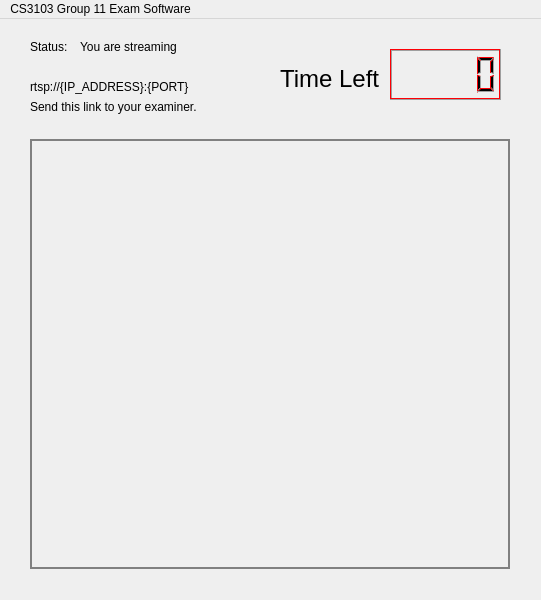
<?xml version="1.0" encoding="UTF-8"?>
<ui version="4.0">
 <class>MainWindow</class>
 <widget class="QMainWindow" name="MainWindow">
  <property name="geometry">
   <rect>
    <x>0</x>
    <y>0</y>
    <width>541</width>
    <height>600</height>
   </rect>
  </property>
  <property name="windowTitle">
   <string>Exam Software</string>
  </property>
  <widget class="QWidget" name="centralwidget">
   <widget class="QStackedWidget" name="question_stackedWidget">
    <property name="geometry">
     <rect>
      <x>30</x>
      <y>120</y>
      <width>480</width>
      <height>430</height>
     </rect>
    </property>
    <property name="autoFillBackground">
     <bool>false</bool>
    </property>
    <property name="styleSheet">
     <string notr="true">border: 1px solid gray</string>
    </property>
    <widget class="QWidget" name="question_stackedWidgetPage1" native="true"/>
   </widget>
   <widget class="QLCDNumber" name="time_display">
    <property name="geometry">
     <rect>
      <x>390</x>
      <y>30</y>
      <width>111</width>
      <height>51</height>
     </rect>
    </property>
    <property name="palette">
     <palette>
      <active>
       <colorrole role="Light">
        <brush brushstyle="SolidPattern">
         <color alpha="255">
          <red>252</red>
          <green>0</green>
          <blue>6</blue>
         </color>
        </brush>
       </colorrole>
      </active>
      <inactive>
       <colorrole role="Light">
        <brush brushstyle="SolidPattern">
         <color alpha="255">
          <red>252</red>
          <green>0</green>
          <blue>6</blue>
         </color>
        </brush>
       </colorrole>
      </inactive>
      <disabled>
       <colorrole role="Light">
        <brush brushstyle="SolidPattern">
         <color alpha="255">
          <red>252</red>
          <green>0</green>
          <blue>6</blue>
         </color>
        </brush>
       </colorrole>
      </disabled>
     </palette>
    </property>
   </widget>
   <widget class="QLabel" name="label_2">
    <property name="geometry">
     <rect>
      <x>280</x>
      <y>50</y>
      <width>101</width>
      <height>20</height>
     </rect>
    </property>
    <property name="font">
     <font>
      <pointsize>18</pointsize>
     </font>
    </property>
    <property name="text">
     <string>Time Left:</string>
    </property>
   </widget>
   <widget class="QLabel" name="label_6">
    <property name="geometry">
     <rect>
      <x>30</x>
      <y>20</y>
      <width>61</width>
      <height>16</height>
     </rect>
    </property>
    <property name="text">
     <string>Status:</string>
    </property>
   </widget>
   <widget class="QLabel" name="current_status">
    <property name="geometry">
     <rect>
      <x>80</x>
      <y>20</y>
      <width>171</width>
      <height>16</height>
     </rect>
    </property>
    <property name="text">
     <string>You are streaming</string>
    </property>
   </widget>
   <widget class="QLabel" name="rtsp_url">
    <property name="geometry">
     <rect>
      <x>30</x>
      <y>60</y>
      <width>171</width>
      <height>16</height>
     </rect>
    </property>
    <property name="text">
     <string>rtsp://{IP_ADDRESS}:{PORT}</string>
    </property>
   </widget>
   <widget class="QLabel" name="label_9">
    <property name="geometry">
     <rect>
      <x>30</x>
      <y>80</y>
      <width>221</width>
      <height>16</height>
     </rect>
    </property>
    <property name="text">
     <string>Send this link to your examiner.</string>
    </property>
   </widget>
  </widget>
  <widget class="QMenuBar" name="menubar">
   <property name="geometry">
    <rect>
     <x>0</x>
     <y>0</y>
     <width>541</width>
     <height>22</height>
    </rect>
   </property>
   <widget class="QMenu" name="menuCS3103_Group_11_Exam_Software">
    <property name="title">
     <string>CS3103 Group 11 Exam Software</string>
    </property>
   </widget>
   <addaction name="menuCS3103_Group_11_Exam_Software"/>
  </widget>
 </widget>
 <resources/>
 <connections/>
</ui>
